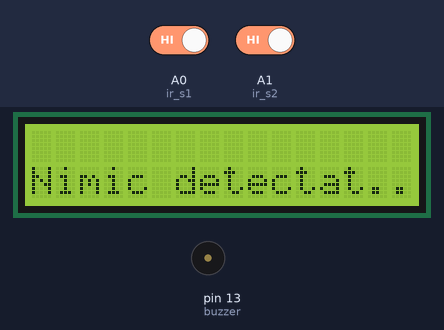
Simulated run of this sketch. Board: Arduino Uno, built with avr-gcc and run on an emulated ATmega328P. Parts: 16×2 character LCD, buzzer (waves = sounding, pin HIGH). The inputs (shaded band) are chosen by the test bench; at power-on: A0 (ir_s1) HIGH, A1 (ir_s2) HIGH.

Above: at 3.2 s.
3.3 s: A0 (ir_s1) driven LOW
At 4.3 s:
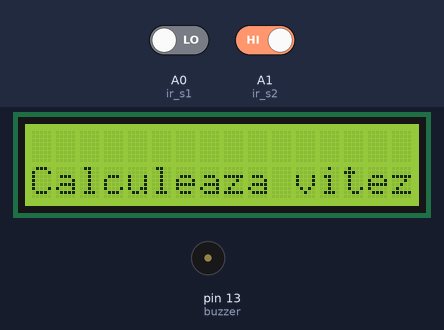
4.8 s: A1 (ir_s2) driven LOW
At 5.6 s:
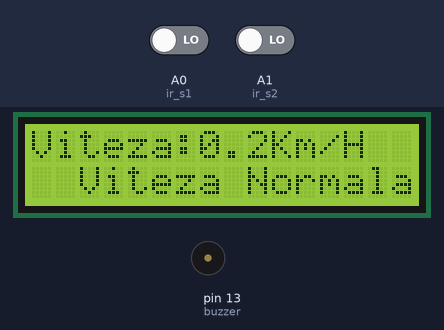
6.3 s: A0 (ir_s1) driven HIGH
At 9.2 s:
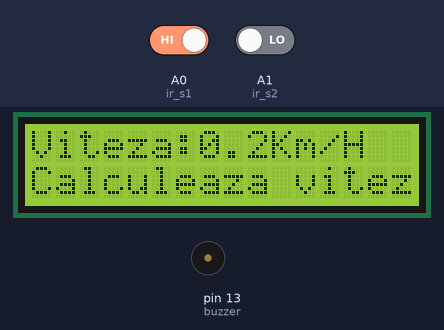
Timing chart, 0 to 10.7 s (numbered marks = the images above; inputs shaded):
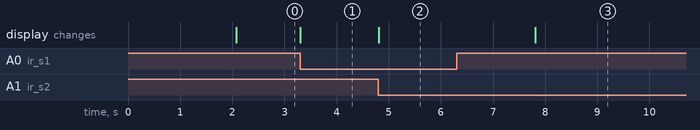

Measured:
- after the input at 3.3 s, the display: changes at once (image 1)
- after the input at 4.8 s, the display: changes at once (image 2)
- after the input at 6.3 s, pin 13 (buzzer): stops changing and stays LOW; the display: changes after 1.5 s (image 3)

The sketch:

MasuratorDeViteza.ino
```cpp
#include<LiquidCrystal.h>
LiquidCrystal lcd(2, 3, 4, 5, 6, 7);

int timer1;
int timer2;

float Time;

int flag1 = 0;
int flag2 = 0;

float distance = 10.0;
float speed;

int ir_s1 = A0;
int ir_s2 = A1;

int buzzer = 13;

void setup(){
  pinMode(ir_s1, INPUT);
  pinMode(ir_s2, INPUT);
  pinMode(buzzer, OUTPUT);

  lcd.begin(16,2);
  lcd.clear();
  lcd.setCursor(0,0);
  lcd.print(" Masuratori si traductoare ");
  lcd.setCursor(0,1);
  lcd.print("Masurator de viteza");
  delay(2000);
  lcd.clear();
}

void loop() {
if(digitalRead (ir_s1) == LOW && flag1==0){timer1 = millis(); flag1=1;}

if(digitalRead (ir_s2) == LOW && flag2==0){timer2 = millis(); flag2=1;}

if (flag1==1 && flag2==1){
     if(timer1 > timer2){Time = timer1 - timer2;}
else if(timer2 > timer1){Time = timer2 - timer1;}
 Time=Time/1000;//convert millisecond to second
 speed=(distance/Time);//v=d/t
 speed=speed*3600;//multiply by seconds per hr
 speed=speed/100000;//division by cm per Km
}

if(speed==0){
lcd.setCursor(0, 1);
if(flag1==0 && flag2==0){lcd.print("Nimic detectat..");}
                    else{lcd.print("Calculeaza viteza...    ");}
}
else{
    lcd.clear();
    lcd.setCursor(0, 0);
    lcd.print("Viteza:");
    lcd.print(speed,1);
    lcd.print("Km/H  ");
    lcd.setCursor(0, 1);
  if(speed > 7.5){lcd.print("  Limita Depasita  "); digitalWrite(buzzer, HIGH);}
            else{lcd.print("  Viteza Normala   "); }
    delay(3000);
    digitalWrite(buzzer, LOW);
    speed = 0;
    flag1 = 0;
    flag2 = 0;
 }
}
```
